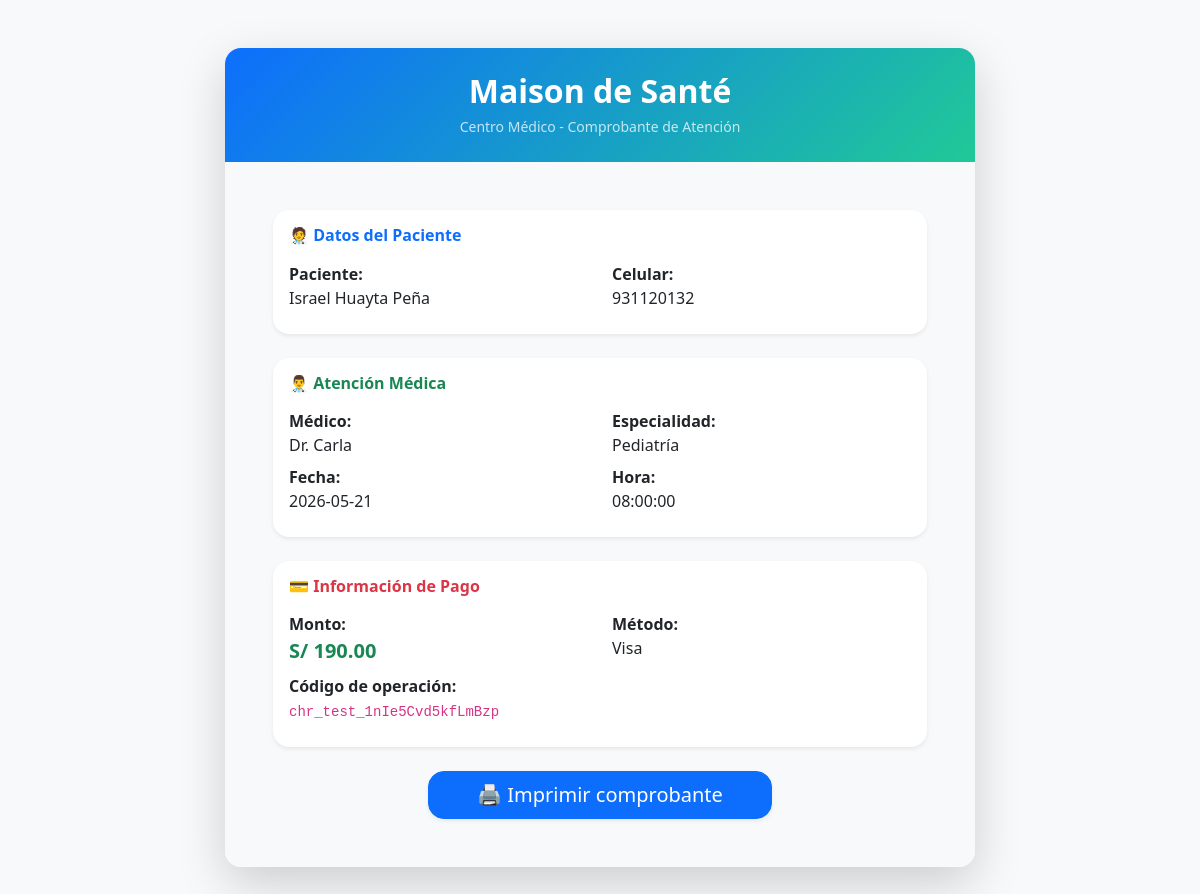
The page /Vistas/comprobante.php?id=13 on the database its author committed.
### tables this page shows
CREATE TABLE `pagos` (
  `id` int(11) NOT NULL,
  `id_cita` int(11) NOT NULL,
  `monto` decimal(10,2) DEFAULT NULL,
  `estado` varchar(30) DEFAULT NULL,
  `metodo_pago` varchar(50) DEFAULT NULL,
  `culqi_charge_id` varchar(100) DEFAULT NULL,
  `fecha_pago` datetime DEFAULT current_timestamp()
);

CREATE TABLE `pacientes` (
  `id_paciente` int(11) NOT NULL,
  `id_usuario` int(11) NOT NULL,
  `nombres` varchar(30) NOT NULL,
  `apellidos` varchar(30) NOT NULL,
  `dni` int(8) NOT NULL,
  `fecha_nacimiento` date NOT NULL,
  `celular` int(9) NOT NULL,
  `direccion` varchar(50) NOT NULL
);

CREATE TABLE `medicos` (
  `id` int(11) NOT NULL,
  `id_usuario` int(11) DEFAULT NULL,
  `nombre` varchar(100) NOT NULL,
  `id_especialidad` int(11) DEFAULT NULL,
  `telefono` varchar(20) NOT NULL,
  `estado` varchar(20) DEFAULT 'Activo'
);

CREATE TABLE `especialidades` (
  `id` int(11) NOT NULL,
  `nombre` varchar(50) NOT NULL,
  `estado` varchar(20) DEFAULT 'Activo',
  `precio_consulta` decimal(10,2) DEFAULT NULL
);

CREATE TABLE `citas` (
  `id` int(11) NOT NULL,
  `id_paciente` int(11) NOT NULL,
  `fecha` date NOT NULL,
  `hora` time NOT NULL,
  `id_medico` int(11) DEFAULT NULL,
  `estado` varchar(20) DEFAULT 'Confirmada',
  `monto` decimal(10,2) DEFAULT 90.00,
  `estado_pago` varchar(20) DEFAULT 'Pendiente'
);

### Vistas/comprobante.php (the view, shortened to what this page needs)
<?php
include '../ConexionDB/conexion.php';
$id = $_GET['id'];
$sql1 = "SELECT id
         FROM pagos
         WHERE id_cita = $id";
$resultado1 = mysqli_query($conexion, $sql1);
$row1 = mysqli_fetch_assoc($resultado1);
$id_pago = $row1['id'];
$sql = "
SELECT
    p.*,
    e.nombre AS especialidad,
    c.fecha,
    c.hora,
    CONCAT(pa.nombres, ' ',pa.apellidos) AS nombre_paciente,
    pa.celular AS celular,
    m.nombre AS nombre_medico
FROM pagos p
INNER JOIN citas c
ON p.id_cita = c.id
INNER JOIN pacientes pa
ON c.id_paciente = pa.id_paciente
INNER JOIN medicos m
ON c.id_medico = m.id
INNER JOIN especialidades e
ON m.id_especialidad = e.id
WHERE p.id = '$id_pago'
";
$r = $conexion->query($sql);
$f = $r->fetch_assoc();
?>
<!DOCTYPE html>
<html lang="es">
<head>
    <link href="https://cdn.jsdelivr.net/npm/bootstrap@5.3.7/dist/css/bootstrap.min.css" rel="stylesheet">
</head>
<body class="bg-light">
    <div class="container py-5">
        <div class="card shadow-lg border-0 mx-auto rounded-4"
            style="max-width:750px; overflow:hidden;">
            <div class="p-4 text-white text-center"
                style="background: linear-gradient(135deg, #0d6efd, #20c997);">
                <h2 class="fw-bold mb-1">
                    Maison de Santé
                </h2>
                <small class="opacity-75">
                    Centro Médico - Comprobante de Atención
                </small>
            </div>
            <div class="card-body p-5 bg-light">
                <div class="mb-4 p-3 bg-white rounded-4 shadow-sm">
                    <h6 class="text-primary fw-bold mb-3">
                        🧑‍⚕️ Datos del Paciente
                    </h6>
                    <div class="row">
                        <div class="col-md-6 mb-2">
                            <strong>Paciente:</strong><br>
                            <?php echo $f['nombre_paciente']; ?>
                        </div>
                        <div class="col-md-6 mb-2">
                            <strong>Celular:</strong><br>
                            <?php echo $f['celular']; ?>
                        </div>
                    </div>
                </div>
                <div class="mb-4 p-3 bg-white rounded-4 shadow-sm">
                    <h6 class="text-success fw-bold mb-3">
                        👨‍⚕️ Atención Médica
                    </h6>
                    <div class="row">
                        <div class="col-md-6 mb-2">
                            <strong>Médico:</strong><br>
                            <?php echo "Dr. " . htmlspecialchars($f['nombre_medico']); ?>
                        </div>
                        <div class="col-md-6 mb-2">
                            <strong>Especialidad:</strong><br>
                            <?php echo $f['especialidad']; ?>
                        </div>
                        <div class="col-md-6 mb-2">
                            <strong>Fecha:</strong><br>
                            <?php echo $f['fecha']; ?>
                        </div>
                        <div class="col-md-6 mb-2">
                            <strong>Hora:</strong><br>
                            <?php echo $f['hora']; ?>
                        </div>
                    </div>
                </div>
                <div class="mb-4 p-3 bg-white rounded-4 shadow-sm">
                    <h6 class="text-danger fw-bold mb-3">
                        💳 Información de Pago
                    </h6>
                    <div class="row">
                        <div class="col-md-6 mb-2">
                            <strong>Monto:</strong><br>
                            <span class="fs-5 fw-bold text-success">
                                S/ <?php echo $f['monto']; ?>
                            </span>
                        </div>
                        <div class="col-md-6 mb-2">
                            <strong>Método:</strong><br>
                            <?php echo $f['metodo_pago']; ?>
                        </div>
                        <div class="col-md-12 mb-2">
                            <strong>Código de operación:</strong><br>
                            <code><?php echo $f['culqi_charge_id']; ?></code>
                        </div>
                    </div>
                </div>
                <div class="text-center mt-4">
                    <button onclick="window.print()"
                        class="btn btn-lg btn-primary rounded-4 px-5 shadow-sm">
                        🖨️ Imprimir comprobante
                    </button>
                </div>
            </div>
        </div>
    </div>
</body>
</html>

### rows shown on the page
pagos: pacientes.celular "931120132", medicos.nombre "Carla", especialidades.nombre "Pediatría", id_cita.fecha "2026-05-21", id_cita.hora "08:00:00", monto "190.00", metodo_pago "Visa", culqi_charge "chr_test_1nIe5Cvd5kfLmBzp"

### other values the page prints
$f['nombre_paciente'] "Israel Huayta Peña"
